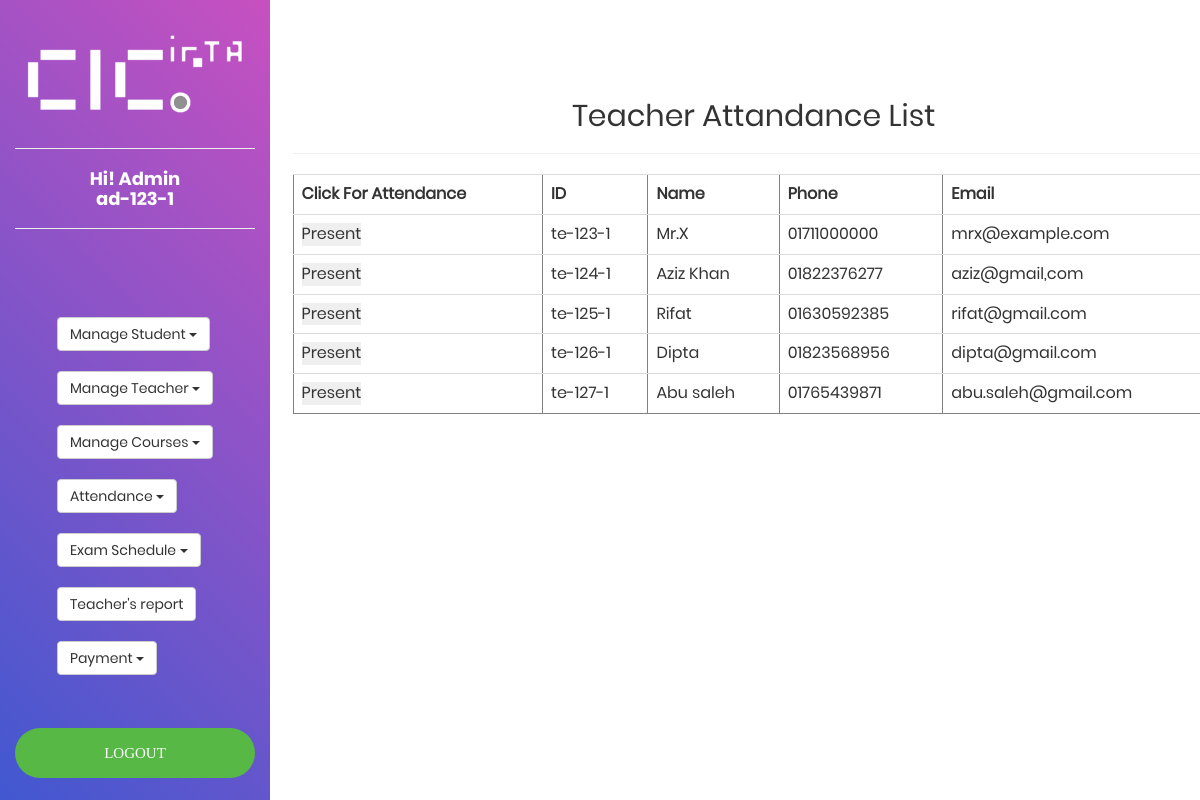
The app's page /module/admin/teacherAttendance.php (signed in), older data.
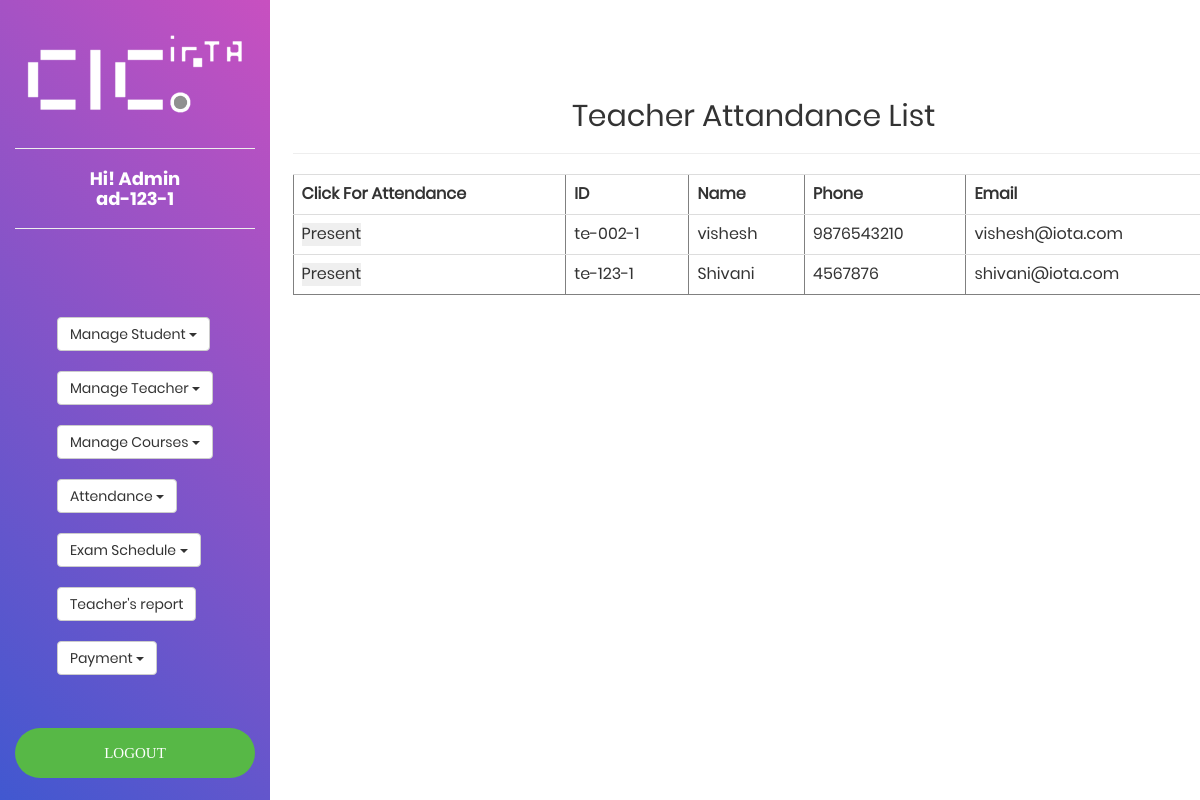
The same page, newer data.
### tables this page shows
CREATE TABLE `teachers` (
  `id` varchar(20) NOT NULL,
  `name` varchar(20) NOT NULL,
  `password` varchar(20) NOT NULL,
  `phone` varchar(13) NOT NULL,
  `email` varchar(20) NOT NULL,
  `address` varchar(30) NOT NULL,
  `sex` varchar(7) NOT NULL,
  `dob` date NOT NULL,
  `hiredate` date NOT NULL,
  `salary` double NOT NULL
);

### module/admin/main.php (called while the page is built, shortened)
<?php
$check=$_SESSION['login_id'];
?>

### module/admin/teacherAttendance.php (the view, shortened to what this page needs)
<?php
include_once('main.php');
$sql = "SELECT * FROM teachers where id not in (select attendedid from attendance where date=CURDATE())";
$res= mysql_query($sql);
$string = "";
while($row = mysql_fetch_array($res)){
    $string .= "<form action='attendTeacher.php' method='post'>".
    "<tr><td><input type='submit' name='submit' value='Present'></td>".
    '<input type="hidden" value="'.$row['id'].'" name="id" />'.
    '<td>'.$row['id'].'</td><td>'.$row['name'].
    '</td><td>'.$row['phone'].'</td><td>'.$row['email'].'</td></tr></form>';
}
?>
<?php
include_once('main.php');
?>
<?php
include_once('sidebar-admin.php');
?>
    <div class="col-md-offset-3 p-t-100">
        <center>
            <h2>Teacher Attandance List</h2><hr/>
              <table class="table table-hover" border="1">
                <tr>
                    <th>Click For Attendance</th>
                    <th>ID</th>
                    <th>Name</th>
                    <th>Phone</th>
                    <th>Email</th>
                </tr>
                <?php echo $string;?>
              </table>
        </center>
		</body>
</html>

### module/admin/sidebar-admin.php (shortened to what this page needs)
<html>
    <head>
        <link rel="stylesheet" type="text/css" href="../../fonts/font-awesome-4.7.0/css/font-awesome.min.css">
        <link rel="stylesheet" href="../../source/css/style.css">
        <link rel="stylesheet" href="../../bootstrap/bootstrap.min.css">
        <link rel="stylesheet" type="text/css" href="../../vendor/animate/animate.css">
        <link rel="stylesheet" type="text/css" href="../../vendor/css-hamburgers/hamburgers.min.css">
        <link rel="stylesheet" type="text/css" href="../../vendor/select2/select2.min.css">
        <link rel="stylesheet" type="text/css" href="../../css/util.css">
        <link rel="stylesheet" type="text/css" href="../../css/main.css">
    	<link rel="stylesheet" type="text/css" href="../../source/CSS/style.css">
    </head>
    <body>
    	<div class="row">
    		<div class="col-md-3 sidenav pos-fixed">
				<div class="container-login100">
					<div class="login100-pic">
						<img src="../../source/images/iota-logo-white.png" alt="IMG"> <hr>
						<span class="login100-form-title">
							<h4 class="text-white">Hi! Admin <br> <?php echo $check." ";?></h4><hr>
						</span>
					</div>
						<ul>
							<li class="">
								<div class="btn-group">
									<button type="button" class="btn btn-default dropdown-toggle" data-toggle="dropdown" aria-haspopup="true" aria-expanded="false">
										Manage Student <span class="caret"></span>
									</button>
								</div>
								<br> <br>
								<div class="btn-group">
									<button type="button" class="btn btn-default dropdown-toggle" data-toggle="dropdown" aria-haspopup="true" aria-expanded="false">
										Manage Teacher <span class="caret"></span>
									</button>
								</div>
								<br> <br>
								<div class="btn-group">
									<button type="button" class="btn btn-default dropdown-toggle" data-toggle="dropdown" aria-haspopup="true" aria-expanded="false">
										Manage Courses <span class="caret"></span>
									</button>
								</div>
								<br> <br>
								<div class="btn-group">
									<button type="button" class="btn btn-default dropdown-toggle" data-toggle="dropdown" aria-haspopup="true" aria-expanded="false">
										Attendance <span class="caret"></span>
									</button>
								</div>
								<br> <br>
								<div class="btn-group">
									<button type="button" class="btn btn-default dropdown-toggle" data-toggle="dropdown" aria-haspopup="true" aria-expanded="false">
										Exam Schedule <span class="caret"></span>
									</button>
								</div>
								<br> <br>
								<div class="btn-group">
									<a href="report.php">
										<button type="button" class="btn btn-default">
											Teacher's report <span class=""></span>
										</button>
									</a>
								</div>
								<br> <br>
								<div class="btn-group">
									<button type="button" class="btn btn-default dropdown-toggle" data-toggle="dropdown" aria-haspopup="true" aria-expanded="false">
										Payment <span class="caret"></span>
									</button>
								</div>
								<br> <br>
							</li>
						</ul>
							<a class="container-login100-form-btn" href="logout.php">
	                            <button class="login100-form-btn txt2">
	                            	Logout
	                            </button>
	                        </a>
				</div>
			</div>

### css/main.css (style rules this page uses)
* { margin: 0px; padding: 0px; box-sizing: border-box; }
body, html { height: 100%; font-family: Poppins-Regular, sans-serif; }
a { font-family: Poppins-Regular; font-size: 14px; line-height: 1.7; color: #666666; margin: 0px; transition: all 0.4s; -webkit-transition: all 0.4s; -o-transition: all 0.4s; -moz-transition: all 0.4s; }
h1,h2,h3,h4,h5,h6 { margin: 0px; }
ul, li { margin: 0px; list-style-type: none; }
input { outline: none; border: none; }
button { outline: none !important; border: none; background: transparent; }
.txt2 { font-family: Poppins-Regular; font-size: 13px; line-height: 1.5; color: #666666; }
.container-login100 { width: 100%; min-height: 100vh; display: -webkit-box; display: -webkit-flex; display: -moz-box; display: -ms-flexbox; display: flex; flex-wrap: wrap; justify-content: center; align-items: center; padding: 15px; background: #9053c7; background: -webkit-linear-gradient(-135deg, #c850c0, #4158d0); background: -o-linear-gradient(-135deg, #c850c0, #4158d0); background: -moz-linear-gradient(-135deg, #c850c0, #4158d0); background: linear-gradient(-135deg, #c850c0, #4158d0); }
.login100-pic { width: 316px; }
.login100-pic img { max-width: 100%; }
.login100-form-title { font-family: Poppins-Bold; font-size: 24px; color: #333333; line-height: 1.2; text-align: center; width: 100%; display: block; padding-bottom: 54px; }
.container-login100-form-btn { width: 100%; display: -webkit-box; display: -webkit-flex; display: -moz-box; display: -ms-flexbox; display: flex; flex-wrap: wrap; justify-content: center; padding-top: 20px; }
.login100-form-btn { font-family: Montserrat-Bold; font-size: 15px; line-height: 1.5; color: #fff; text-transform: uppercase; width: 100%; height: 50px; border-radius: 25px; background: #57b846; display: -webkit-box; display: -webkit-flex; display: -moz-box; display: -ms-flexbox; display: flex; justify-content: center; align-items: center; padding: 0 25px; -webkit-transition: all 0.4s; -o-transition: all 0.4s; -moz-transition: all 0.4s; transition: all 0.4s; }

Row changes from the older to the newer data that the page shows:
removed teachers: id "te-124-1", name "Aziz Khan", phone "01822376277", email "aziz@gmail,com"
removed teachers: id "te-125-1", name "Rifat", phone "01630592385", email "rifat@gmail.com"
removed teachers: id "te-126-1", name "Dipta", phone "01823568956", email "dipta@gmail.com"
removed teachers: id "te-127-1", name "Abu saleh", phone "01765439871", email "abu.saleh@gmail.com"
added teachers: id "te-002-1", name "vishesh", phone "9876543210", email "vishesh@iota.com"
changed teachers "te-123-1": name "Mr.X" → "Shivani"; phone "01711000000" → "4567876"; email "mrx@example.com" → "shivani@iota.com"
